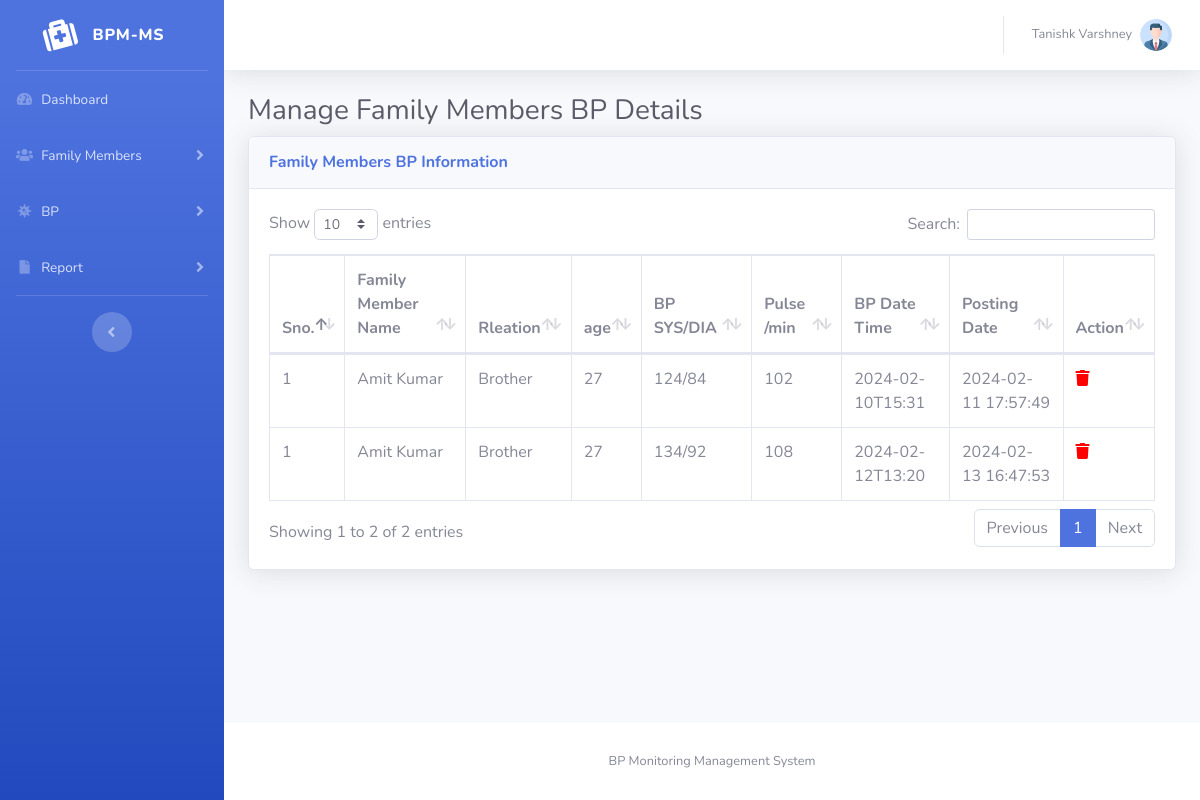
Screenshot of /bpmms/manage-bp-details.php (signed in) with the database file from the repository.
### tables this page shows
CREATE TABLE `tbluserregistration` (
  `id` int(11) NOT NULL,
  `fullName` varchar(220) DEFAULT NULL,
  `emailid` varchar(255) DEFAULT NULL,
  `mobileNumber` bigint(11) DEFAULT NULL,
  `loginPassword` varchar(120) DEFAULT NULL,
  `regDate` timestamp NULL DEFAULT current_timestamp()
);

CREATE TABLE `tblbpdetails` (
  `id` int(11) NOT NULL,
  `userId` int(11) DEFAULT NULL,
  `memberId` int(11) DEFAULT NULL,
  `systolic` int(11) DEFAULT NULL,
  `diastolic` int(11) DEFAULT NULL,
  `pulse` int(11) DEFAULT NULL,
  `bpDateTime` varchar(120) DEFAULT NULL,
  `postingTime` timestamp NULL DEFAULT current_timestamp()
);

CREATE TABLE `tblfamilymembers` (
  `id` int(11) NOT NULL,
  `userId` int(5) DEFAULT NULL,
  `memberName` varchar(150) DEFAULT NULL,
  `memberRelation` varchar(150) DEFAULT NULL,
  `memberAge` int(2) DEFAULT NULL,
  `postingDate` timestamp NULL DEFAULT current_timestamp()
);

### bpmms/manage-bp-details.php (the view, shortened to what this page needs)
<?php session_start();
include_once('includes/config.php');
if (strlen($_SESSION['aid']==0)) {
  header('location:logout.php');
  } else{
?>
<!DOCTYPE html>
<html lang="en">
<head>
    <link href="vendor/fontawesome-free/css/all.min.css" rel="stylesheet" type="text/css">
    <link href="css/sb-admin-2.min.css" rel="stylesheet">
    <link href="vendor/datatables/dataTables.bootstrap4.min.css" rel="stylesheet">
</head>
<body id="page-top">
    <div id="wrapper">
        <?php include_once('includes/sidebar.php');?>
        <div id="content-wrapper" class="d-flex flex-column">
            <div id="content">
                <?php include_once('includes/topbar.php');?>
                <div class="container-fluid">
                    <h1 class="h3 mb-2 text-gray-800">Manage Family Members BP Details</h1>
                    <div class="card shadow mb-4">
                        <div class="card-header py-3">
                            <h6 class="m-0 font-weight-bold text-primary">Family Members BP Information</h6>
                        </div>
                        <div class="card-body">
                            <div class="table-responsive">
                                <table class="table table-bordered" id="dataTable" width="100%" cellspacing="0">
                                    <thead>
                                        <tr>
                                            <th>Sno.</th>
                                            <th>Family Member Name</th>
                                            <th>Rleation</th>
                                            <th>age</th>
                                            <th>BP SYS/DIA</th>
                                            <th>Pulse /min</th>
                                            <th>BP Date Time</th>
                                            <th>Posting Date</th>
                                            <th>Action</th>
                                        </tr>
                                    </thead>
                                    <tbody>
                                        <?php $uid=intval($_SESSION['aid']);
$query=mysqli_query($con,"select *,tblbpdetails.id as bpid from tblbpdetails
left join tblfamilymembers on tblfamilymembers.id=tblbpdetails.memberId
where tblbpdetails.userId='$uid'");
$cnt=1;
while($row=mysqli_fetch_array($query)){
?>
                                        <tr>
                                            <td><?php echo $cnt;?></td>
                                            <td><?php echo $row['memberName'];?></td>
                                            <td><?php echo $row['memberRelation'];?></td>
                                            <td><?php echo $row['memberAge'];?></td>
                                            <td><?php echo $row['systolic'];?>/<?php echo $row['diastolic'];?></td>
                                            <td><?php echo $row['pulse'];?></td>
                                            <td><?php echo $row['bpDateTime'];?></td>
                                            <td><?php echo $row['postingTime'];?></td>
                                            <td>
                                                <a href="manage-bp-details.php?bpid=<?php echo $row['bpid'];?>&&action=delete"
                                                    onclick="return confirm('Do you really want to delete this record?');"><i
                                                        class="fa fa-trash" aria-hidden="true" style="color:red"
                                                        title="Delete this record"></i></a>
                                            </td>
                                        </tr>
                                        <?php } ?>
                                    </tbody>
                                </table>
                            </div>
                        </div>
                    </div>
                </div>
            </div>
            <?php include_once('includes/footer.php');?>
        </div>
    </div>
</body>
</html>
<?php } ?>

### bpmms/includes/topbar.php (shortened to what this page needs)
      <nav class="navbar navbar-expand navbar-light bg-white topbar mb-4 static-top shadow">
            <?php if($_SESSION['aid']):?>
                    <ul class="navbar-nav ml-auto">
                        <li class="nav-item dropdown no-arrow">
                            <a class="nav-link dropdown-toggle" href="#" id="userDropdown" role="button"
                                data-toggle="dropdown" aria-haspopup="true" aria-expanded="false">
                <?php
$adid=$_SESSION['aid'];
$ret1=mysqli_query($con,"select fullName from tbluserregistration where ID='$adid'");
while($row1=mysqli_fetch_array($ret1)){
?>
                                <span class="mr-2 d-none d-lg-inline text-gray-600 small"><?php  echo $row1['fullName'];?></span>
                           <?php } ?>
                                <img class="img-profile rounded-circle"
                                    src="img/profile.png">
                            </a>
                        </li>
                    </ul>
                <?php endif;?>
                </nav>

### rows the page displays
tbluserregistration: fullName "Tanishk Varshney"
tblbpdetails: tblfamilymembers.memberName "Amit Kumar", tblfamilymembers.memberRelation "Brother", tblfamilymembers.memberAge "27", systolic "124", diastolic "84", pulse "102", bpDateTime "2024-02-10T15:31", postingTime "2024-02-11 17:57:49"
tblbpdetails: tblfamilymembers.memberName "Amit Kumar", tblfamilymembers.memberRelation "Brother", tblfamilymembers.memberAge "27", systolic "134", diastolic "92", pulse "108", bpDateTime "2024-02-12T13:20", postingTime "2024-02-13 16:47:53"
